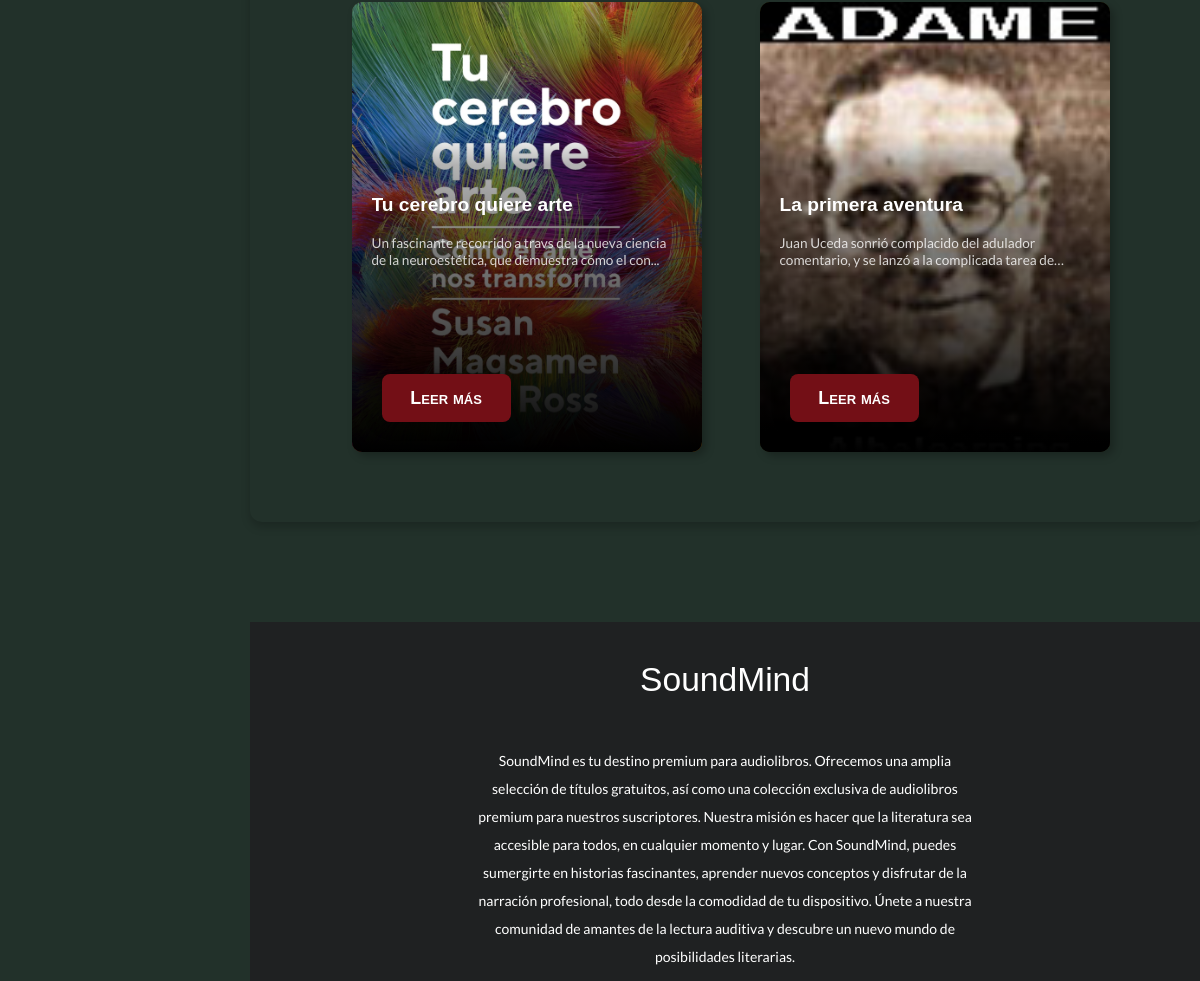
The app's page /Project/BooksPage.php (lower part), older data.
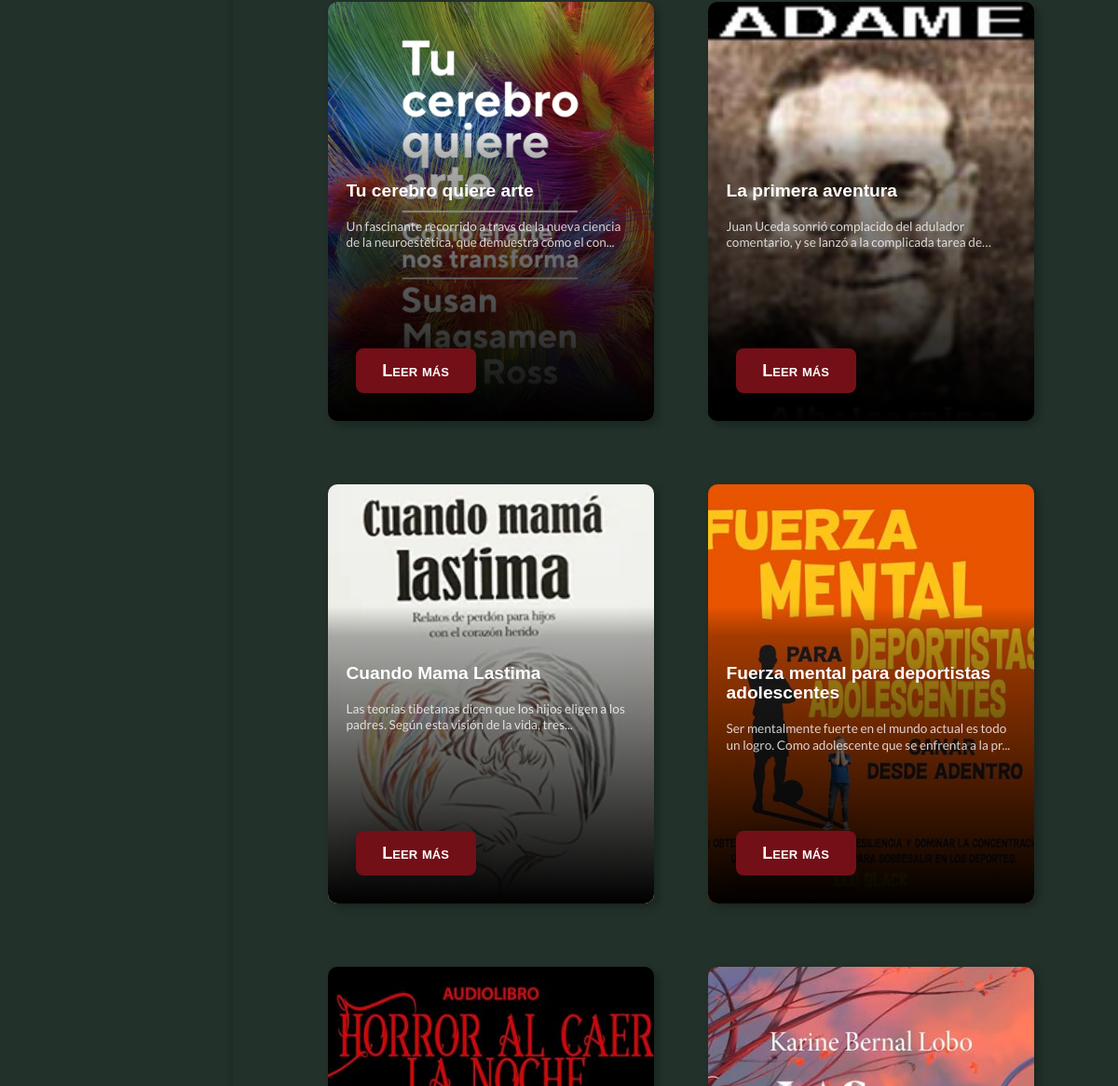
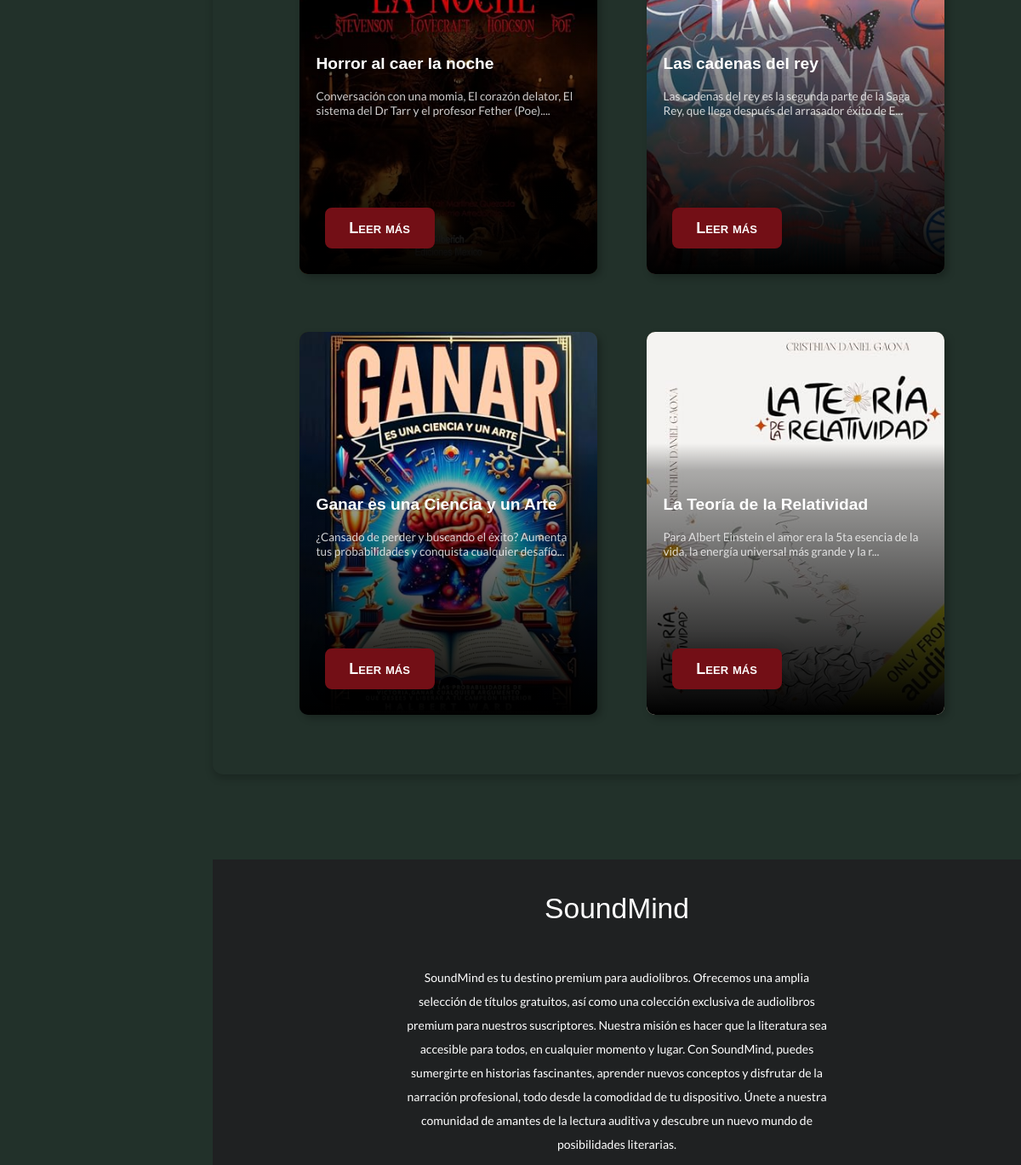
The same page, newer data (2 pictures, top to bottom).
### tables this page shows
CREATE TABLE Libros (
    IDLibro INT PRIMARY KEY AUTO_INCREMENT,
    Titulo VARCHAR(100) NOT NULL,
    Autor VARCHAR(100) NOT NULL,
    Narrador VARCHAR(100),
    Duracion TIME,
    FechaPublicacion DATE,
    Descripcion TEXT,
    RutaAudio VARCHAR(255),
    RutaPortada VARCHAR(255),
    Precio DECIMAL(10, 2),
    EsGratuito BOOLEAN DEFAULT FALSE
);

### Project/Controlador/CLibros.php (called while the page is built, shortened)
<?php
class CLibros {
    public $conexion;
    public function __construct() {
        $this->conexion = new Conexion();
    }
    public function obtenerLibros() {
        try {
            $conn = $this->conexion->getcon();
            $stmt = $conn->prepare("CALL SP_OBTENER_LIBROS()");
            $stmt->execute();
            return $stmt->fetchAll(PDO::FETCH_ASSOC);
        } catch (PDOException $e) {
            error_log("Error al obtener libros: " . $e->getMessage());
            return [];
        }
    }
}

### Project/BooksPage.php (the view, shortened to what this page needs)
<?php
require_once 'Controlador/CLibros.php';
$controladorLibros = new CLibros();
$libros = $controladorLibros->obtenerLibros();
$baseUrl = '/mindsound/Project';
?>
<!DOCTYPE html>
<html lang="es">
<head>
  <link rel="stylesheet" href="style/Style.css">
  <link rel="stylesheet" href="style/BookStyle.css">
</head>
<body data-user-logged-in="<?php echo isset($_SESSION['usuario']) ? 'true' : 'false'; ?>"
      data-user-id="<?php echo isset($_SESSION['usuario']) ? $_SESSION['usuario']['IDUsuario'] : ''; ?>">
<div id="container" class="books-container">
    <?php foreach ($libros as $libro): ?>
    <article class="card">
        <img class="card__background"
             src="<?php echo file_exists($libro['RutaPortada']) ? $baseUrl . '/' . $libro['RutaPortada'] : $baseUrl . '/img/default-cover.jpg'; ?>"
             alt="<?php echo htmlspecialchars($libro['Titulo']); ?>"
             width="1920" height="2193">
        <div class="card__content | flow">
            <div class="card__content--container | flow">
                <h3 class="card__title"><?php echo $libro['Titulo']; ?></h3>
                <p class="card__description">
                    <?php echo substr($libro['Descripcion'], 0, 100) . '...'; ?>
                </p>
            </div>
            <a href="detalleLibro.php?id=<?php echo $libro['IDLibro']; ?>"><button class="card__button">Leer más</button></a>
        </div>
    </article>
    <?php endforeach; ?>
</div>
<footer>
  <div class="footer-content">
    <h3>SoundMind</h3>
    <p>SoundMind es tu destino premium para audiolibros. Ofrecemos una amplia selección de títulos gratuitos,
    así como una colección exclusiva de audiolibros premium para nuestros suscriptores. Nuestra misión es hacer
    que la literatura sea accesible para todos, en cualquier momento y lugar. Con SoundMind, puedes sumergirte
    en historias fascinantes, aprender nuevos conceptos y disfrutar de la narración profesional, todo desde la
    comodidad de tu dispositivo. Únete a nuestra comunidad de amantes de la lectura auditiva y descubre un
    nuevo mundo de posibilidades literarias.</p>
  </div>
</footer>
</body>
</html>

### Project/style/Style.css (style rules this page uses)
* { font-family: 'Poppins', sans-serif; }
body { background: #22312A; overflow-x: hidden; padding-left: 250px; }
a { text-decoration: none; color: rgba(255, 255, 255, 0.8); }
#container { display: flex; flex-wrap: wrap; justify-content: center; gap: 2rem; padding: 2rem; width: 90%; margin: 0 auto; }
:root { --brand-color: #730F16; --black: hsl(0, 0%, 0%); --white: hsl(0, 0%, 100%); --font-title: "Montserrat", sans-serif; --font-text: "Lato", sans-serif; }
body, h2, p { margin: 0; }
body { display: grid; place-items: center; height: 100vh; }
h3 { font-size: 2rem; font-family: var(--font-title); color: var(--white); line-height: 1.1; }
p { font-family: var(--font-text); font-size: 1rem; line-height: 1.5; color: var(--white); }
.flow > * + * { margin-top: var(--flow-space, 1em); }
.card { position: relative; width: 300px; height: 400px; border-radius: 15px; overflow: hidden; box-shadow: 0 10px 20px rgba(0, 0, 0, 0.2); transition: all 0.3s ease; background: #37310D; margin: 1rem; }
.card__background { width: 100%; height: 100%; object-fit: cover; position: absolute; top: 0; left: 0; }
.card__content { position: absolute; bottom: 0; left: 0; right: 0; background: linear-gradient( to top, rgba(0, 0, 0, 0.95) 0%, rgba(0, 0, 0, 0.8) 50%, transparent 100% ); padding: 1.5rem; display: flex; flex-direction: column; height: auto; transform: none; }
.card__content--container { flex: 1; overflow: hidden; margin-bottom: 0.5rem; }
.card__title { color: white; font-size: 1.2rem; margin-bottom: 0.5rem; font-weight: 600; display: -webkit-box; -webkit-line-clamp: 2; -webkit-box-orient: vertical; overflow: hidden; }
.card__description { color: rgba(255, 255, 255, 0.8); font-size: 0.85rem; display: -webkit-box; -webkit-line-clamp: 2; -webkit-box-orient: vertical; overflow: hidden; text-overflow: ellipsis; line-height: 1.3; margin-bottom: 0.5rem; }
.card__button { padding: 0.5rem 1rem; background: #730F16; border: none; border-radius: 5px; transition: none; color: white; text-decoration: none; font-size: 0.9rem; font-weight: 500; display: inline-block; cursor: pointer; opacity: 1; transform: none; }
:root { --marquee-width: 80vw; --marquee-height: 20vh; --marquee-elements-displayed: 5; --marquee-element-width: calc(var(--marquee-width) / var(--marquee-elements-displayed)); --marquee-animation-duration: calc(var(--marquee-elements) * 3s); }
footer { background: #1F2122; height: auto; color: white; text-align: center; margin: auto; margin-top: 100px; width: 100%; }
.footer-content { display: flex; align-items: center; justify-content: center; flex-direction: column; text-align: center; }
.footer-content h3 { font-size: 2.1rem; font-weight: 500; text-transform: capitalize; line-height: 3rem; }
.footer-content p { max-width: 500px; margin: 10px auto; line-height: 28px; font-size: 14px; color: white; }

Row changes from the older to the newer data that the page shows:
added libros: RutaPortada (picture), Titulo "Cuando Mama Lastima", Descripcion "Las teorías tibetanas dicen que los hijos eligen a los padres. Según esta visión de la vida, tres"
added libros: RutaPortada (picture), Titulo "Fuerza mental para deportistas adolescentes", Descripcion "Ser mentalmente fuerte en el mundo actual es todo un logro. Como adolescente que se enfrenta a la pr"
added libros: RutaPortada (picture), Titulo "Horror al caer la noche", Descripcion "Conversación con una momia, El corazón delator, El sistema del Dr Tarr y el profesor Fether (Poe)."
added libros: RutaPortada (picture), Titulo "Las cadenas del rey", Descripcion "Las cadenas del rey es la segunda parte de la Saga Rey, que llega después del arrasador éxito de E"
added libros: RutaPortada (picture), Titulo "Ganar es una Ciencia y un Arte", Descripcion "¿Cansado de perder y buscando el éxito? Aumenta tus probabilidades y conquista cualquier desafío"
added libros: RutaPortada (picture), Titulo "La Teoría de la Relatividad", Descripcion "Para Albert Einstein el amor era la 5ta esencia de la vida, la energía universal más grande y la r"
